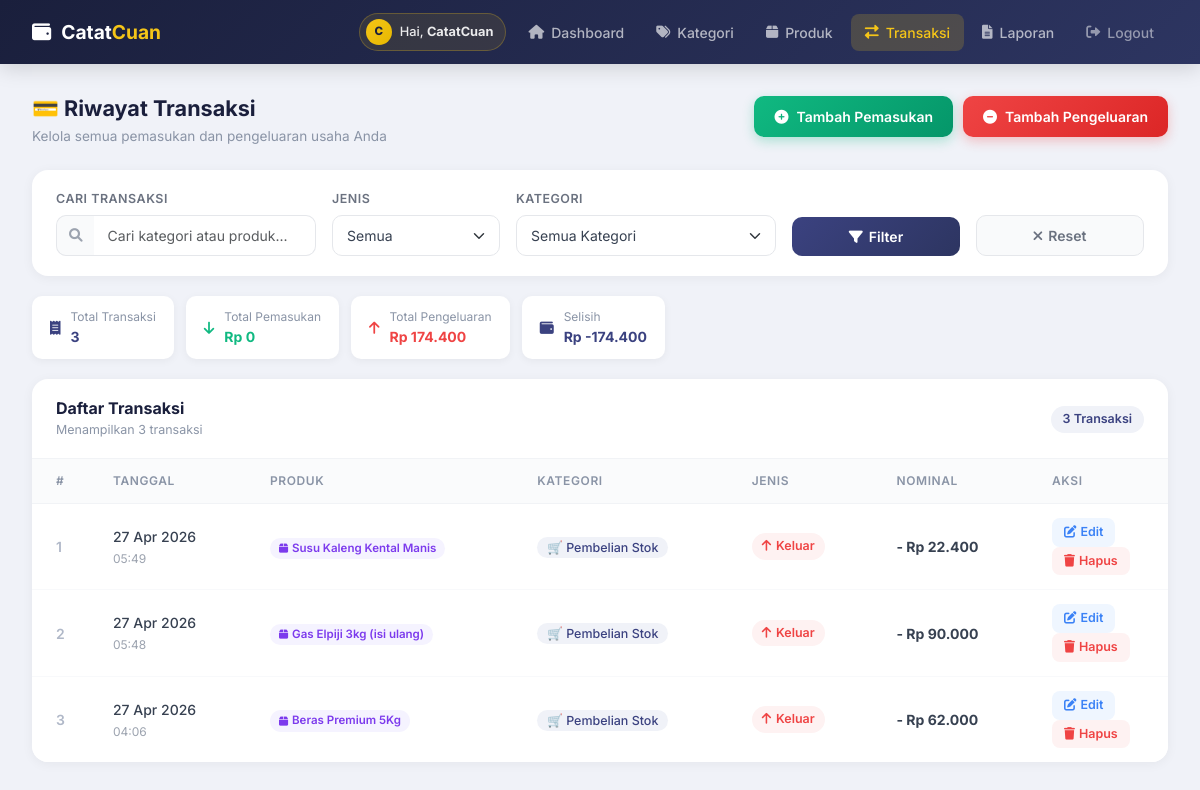
/transaksi.php?kat=3 (signed in), run on the app's committed database.
### tables this page shows
CREATE TABLE `tb_transaksi` (
  `id_transaksi` int NOT NULL,
  `id_user` int NOT NULL,
  `id_kategori` int NOT NULL,
  `id_produk` int DEFAULT NULL,
  `jenis` enum('masuk','keluar') NOT NULL,
  `tanggal` date NOT NULL,
  `waktu` time NOT NULL,
  `nominal` int NOT NULL,
  `keterangan` varchar(255) NOT NULL,
  `catatan` text,
  `created_at` timestamp NULL DEFAULT CURRENT_TIMESTAMP
);

CREATE TABLE `tb_produk` (
  `id_produk` int NOT NULL,
  `id_user` int NOT NULL,
  `nama_produk` varchar(150) NOT NULL,
  `harga_beli` int NOT NULL DEFAULT '0',
  `harga_jual` int NOT NULL DEFAULT '0',
  `created_at` timestamp NOT NULL DEFAULT CURRENT_TIMESTAMP
);

CREATE TABLE `tb_kategori` (
  `id_kategori` int NOT NULL,
  `id_user` int DEFAULT NULL,
  `nama_kategori` varchar(100) NOT NULL,
  `jenis_arus` enum('masuk','keluar') NOT NULL,
  `ikon` varchar(10) DEFAULT 0xF09F92B0
);

### koneksi.php (called while the page is built, shortened)
<?php
function formatRupiah(int $nominal): string
{
    return 'Rp ' . number_format($nominal, 0, ',', '.');
}
function formatTanggal(string $date): string
{
    $bulan = ['', 'Jan', 'Feb', 'Mar', 'Apr', 'Mei', 'Jun', 'Jul', 'Agu', 'Sep', 'Okt', 'Nov', 'Des'];
    $d = explode('-', $date);
    return $d[2] . ' ' . $bulan[(int) $d[1]] . ' ' . $d[0];
}
?>

### transaksi.php (the view, shortened to what this page needs)
<?php
require_once 'koneksi.php';
$search = trim($_GET['search'] ?? '');
$jenis  = $_GET['jenis'] ?? 'all';
$kat    = (int) ($_GET['kat'] ?? 0);
$page   = max(1, (int) ($_GET['page'] ?? 1));
$perPage = 10;
$offset = ($page - 1) * $perPage;
$where  = "WHERE t.id_user = :uid";
$params = [':uid' => $_SESSION['id_user']];
if ($kat > 0) {
    $where .= " AND t.id_kategori = :kat";
    $params[':kat'] = $kat;
}
$countSql = "SELECT COUNT(*) FROM tb_transaksi t $where";
$stmtCount = $pdo->prepare($countSql);
$stmtCount->execute($params);
$totalRows = (int) $stmtCount->fetchColumn();
$sql = "SELECT t.*, k.nama_kategori, k.ikon, p.nama_produk AS nama_produk_linked FROM tb_transaksi t
        JOIN tb_kategori k ON t.id_kategori = k.id_kategori
        LEFT JOIN tb_produk p ON t.id_produk = p.id_produk
        $where
        ORDER BY t.tanggal DESC, t.waktu DESC
        LIMIT :limit OFFSET :offset";
$stmt = $pdo->prepare($sql);
foreach ($params as $key => $val)
    $stmt->bindValue($key, $val);
$stmt->bindValue(':limit', $perPage, PDO::PARAM_INT);
$stmt->bindValue(':offset', $offset, PDO::PARAM_INT);
$stmt->execute();
$transaksiList = $stmt->fetchAll();
$sqlSum = "SELECT
    COALESCE(SUM(CASE WHEN t.jenis='masuk' THEN t.nominal ELSE 0 END), 0) AS total_masuk,
    COALESCE(SUM(CASE WHEN t.jenis='keluar' THEN t.nominal ELSE 0 END), 0) AS total_keluar
    FROM tb_transaksi t $where";
$stmtSum = $pdo->prepare($sqlSum);
$stmtSum->execute($params);
$summary = $stmtSum->fetch();
?>
<!DOCTYPE html>
<html lang="id">
<head>
    <link href="https://cdn.jsdelivr.net/npm/bootstrap@5.3.0/dist/css/bootstrap.min.css" rel="stylesheet">
    <link rel="stylesheet" href="https://cdnjs.cloudflare.com/ajax/libs/font-awesome/6.0.0/css/all.min.css">
</head>
<body>
    <nav class="navbar-custom" id="mainNav">
        <a href="index.php" class="navbar-brand-text">
            <i class="fas fa-wallet"></i> <span>Catat<span class="cuan">Cuan</span></span>
        </a>
        <div class="navbar-nav-links" id="navLinks">
            <div class="nav-user-pill">
                <div class="nav-user-avatar"><?= strtoupper(substr($_SESSION['nama_toko'] ?? 'U', 0, 1)) ?></div>
                <span>Hai, <strong><?= htmlspecialchars(explode(' ', trim($_SESSION['nama_toko'] ?? 'User'))[0]) ?></strong></span>
            </div>
            <a href="dashboard.php"><i class="fas fa-home"></i> Dashboard</a>
            <a href="kategori.php"><i class="fas fa-tags"></i> Kategori</a>
            <a href="produk.php"><i class="fas fa-box"></i> Produk</a>
            <a href="transaksi.php" class="active"><i class="fas fa-exchange-alt"></i> Transaksi</a>
            <a href="laporan.php"><i class="fas fa-file-alt"></i> Laporan</a>
            <a href="logout.php" style="color:rgba(255,255,255,0.5);" title="Logout"><i class="fas fa-sign-out-alt"></i> Logout</a>
        </div>
    </nav>
    <div class="page-wrapper">
        <div class="page-header">
            <div>
                <h4>💳 Riwayat Transaksi</h4>
                <p>Kelola semua pemasukan dan pengeluaran usaha Anda</p>
            </div>
            <div style="display:flex;gap:10px;">
                <a href="form_transaksi.php?jenis=masuk" class="btn-action success">
                    <i class="fas fa-plus-circle"></i> Tambah Pemasukan
                </a>
                <a href="form_transaksi.php?jenis=keluar" class="btn-action danger">
                    <i class="fas fa-minus-circle"></i> Tambah Pengeluaran
                </a>
            </div>
        </div>
        <div class="filter-card">
            <form method="GET" action="transaksi.php" class="row g-3 align-items-end">
                <div class="col-md-3">
                    <label>Cari Transaksi</label>
                    <div class="input-group">
                        <span class="input-group-text"><i class="fas fa-search"></i></span>
                        <input type="text" class="form-control" name="search" value="<?= htmlspecialchars($search) ?>"
                            placeholder="Cari kategori atau produk...">
                    </div>
                </div>
                <div class="col-md-2">
                    <label>Jenis</label>
                    <select class="form-select" name="jenis">
                        <option value="all" <?= $jenis === 'all' ? 'selected' : '' ?>>Semua</option>
                    </select>
                </div>
                <div class="col-md-3">
                    <label>Kategori</label>
                    <select class="form-select" name="kat">
                        <option value="0">Semua Kategori</option>
                    </select>
                </div>
                <div class="col-md-2">
                    <button type="submit" class="btn-filter">
                        <i class="fas fa-filter"></i> Filter
                    </button>
                </div>
                <div class="col-md-2">
                    <a href="transaksi.php" class="btn-reset-filter">
                        <i class="fas fa-times"></i> Reset
                    </a>
                </div>
            </form>
        </div>
        <div class="summary-row">
            <div class="summ-pill">
                <i class="fas fa-receipt" style="color:#3b4280;"></i>
                <div>
                    <div class="lbl">Total Transaksi</div>
                    <div class="val saldo"><?= $totalRows ?></div>
                </div>
            </div>
            <div class="summ-pill">
                <i class="fas fa-arrow-down" style="color:#10b981;"></i>
                <div>
                    <div class="lbl">Total Pemasukan</div>
                    <div class="val masuk"><?= formatRupiah((int) $summary['total_masuk']) ?></div>
                </div>
            </div>
            <div class="summ-pill">
                <i class="fas fa-arrow-up" style="color:#ef4444;"></i>
                <div>
                    <div class="lbl">Total Pengeluaran</div>
                    <div class="val keluar"><?= formatRupiah((int) $summary['total_keluar']) ?></div>
                </div>
            </div>
            <div class="summ-pill">
                <i class="fas fa-wallet" style="color:#3b4280;"></i>
                <div>
                    <div class="lbl">Selisih</div>
                    <div class="val saldo">
                        <?= formatRupiah((int) $summary['total_masuk'] - (int) $summary['total_keluar']) ?></div>
                </div>
            </div>
        </div>
        <div class="table-card">
            <div class="table-card-header">
                <div>
                    <h6>Daftar Transaksi</h6>
                    <p>Menampilkan <?= $totalRows ?>
                        transaksi<?= $search ? ' dengan kata kunci "' . htmlspecialchars($search) . '"' : '' ?></p>
                </div>
                <span class="count-badge"><?= $totalRows ?> Transaksi</span>
            </div>
            <div class="table-responsive">
                <table class="table">
                    <thead>
                        <tr>
                            <th style="width:50px;">#</th>
                            <th>Tanggal</th>
                            <th>Produk</th>
                            <th>Kategori</th>
                            <th>Jenis</th>
                            <th>Nominal</th>
                            <th style="width:140px;">Aksi</th>
                        </tr>
                    </thead>
                    <tbody>
                        <?php if (empty($transaksiList)): ?>
                            <tr>
                                <td colspan="7" style="text-align:center;padding:60px;color:#9ca3af;">
                                    <i class="fas fa-inbox"
                                        style="font-size:2.5rem;display:block;margin-bottom:12px;color:#d1d5db;"></i>
                                    Tidak ada transaksi ditemukan.<br>
                                    <a href="form_transaksi.php" style="color:#3b4280;font-weight:600;">Catat transaksi
                                        pertama →</a>
                                </td>
                            </tr>
                        <?php else: ?>
                            <?php foreach ($transaksiList as $i => $tx): ?>
                                <tr>
                                    <td style="color:#b0b8c8;font-weight:600;"><?= $offset + $i + 1 ?></td>
                                    <td>
                                        <span style="font-weight:500;"><?= formatTanggal($tx['tanggal']) ?></span><br>
                                        <span style="font-size:0.75rem;color:#9ca3af;"><?= substr($tx['waktu'], 0, 5) ?></span>
                                    </td>
                                    <td>
                                        <?php if (!empty($tx['nama_produk_linked'])): ?>
                                            <span style="display:inline-flex;align-items:center;gap:4px;background:#f5f3ff;color:#7c3aed;font-size:0.72rem;font-weight:600;padding:2px 9px;border-radius:20px;margin-top:3px;">
                                                <i class="fas fa-box" style="font-size:0.65rem;"></i>
                                                <?= htmlspecialchars($tx['nama_produk_linked']) ?>
                                            </span>
                                        <?php else: ?>
                                            <span style="color:#9ca3af;font-size:0.8rem;">-</span>
                                        <?php endif; ?>
                                    </td>
                                    <td>
                                        <span class="kat-badge"><?= $tx['ikon'] ?>
                                            <?= htmlspecialchars($tx['nama_kategori']) ?></span>
                                    </td>
                                    <td>
                                        <?php if ($tx['jenis'] === 'masuk'): ?>
                                            <span class="tx-badge masuk"><i class="fas fa-arrow-down"></i> Masuk</span>
                                        <?php else: ?>
                                            <span class="tx-badge keluar"><i class="fas fa-arrow-up"></i> Keluar</span>
                                        <?php endif; ?>
                                    </td>
                                    <td class="nominal-<?= $tx['jenis'] ?>">
                                        <?= $tx['jenis'] === 'masuk' ? '+' : '-' ?>         <?= formatRupiah($tx['nominal']) ?>
                                    </td>
                                    <td>
                                        <a href="form_transaksi.php?id=<?= $tx['id_transaksi'] ?>" class="btn-tbl edit me-1">
                                            <i class="fas fa-edit"></i> Edit
                                        </a>
                                        <a href="hapus_transaksi.php?id=<?= $tx['id_transaksi'] ?>" class="btn-tbl hapus"
                                            onclick="return confirm('Hapus transaksi ini? Tindakan tidak dapat dibatalkan.')">
                                            <i class="fas fa-trash"></i> Hapus
                                        </a>
                                    </td>
                                </tr>
                            <?php endforeach; ?>
                        <?php endif; ?>
                    </tbody>
                </table>
            </div>
        </div>
    </div>
</body>
</html>

### data on the page
tb_transaksi: i "1", tanggal "27 Apr 2026", waktu "05:49", id_produk.nama_produk "Susu Kaleng Kental Manis", id_kategori.ikon "🛒", id_kategori.nama_kategori "Pembelian Stok", jenis "keluar" (drawn), nominal "Rp 22.400"
tb_transaksi: i "2", tanggal "27 Apr 2026", waktu "05:48", id_produk.nama_produk "Gas Elpiji 3kg (isi ulang)", id_kategori.ikon "🛒", id_kategori.nama_kategori "Pembelian Stok", jenis "keluar" (drawn), nominal "Rp 90.000"
tb_transaksi: i "3", tanggal "27 Apr 2026", waktu "04:06", id_produk.nama_produk "Beras Premium 5Kg", id_kategori.ikon "🛒", id_kategori.nama_kategori "Pembelian Stok", jenis "keluar" (drawn), nominal "Rp 62.000"

### other printed values
substr($_SESSION['nama_toko'] ?? 'U', 0, 1) "C"
explode(' ', trim($_SESSION['nama_toko'] ?? 'User'))[0] "CatatCuan"
$totalRows "3"
formatRupiah((int) $summary['total_masuk']) "Rp 0"
formatRupiah((int) $summary['total_keluar']) "Rp 174.400"
